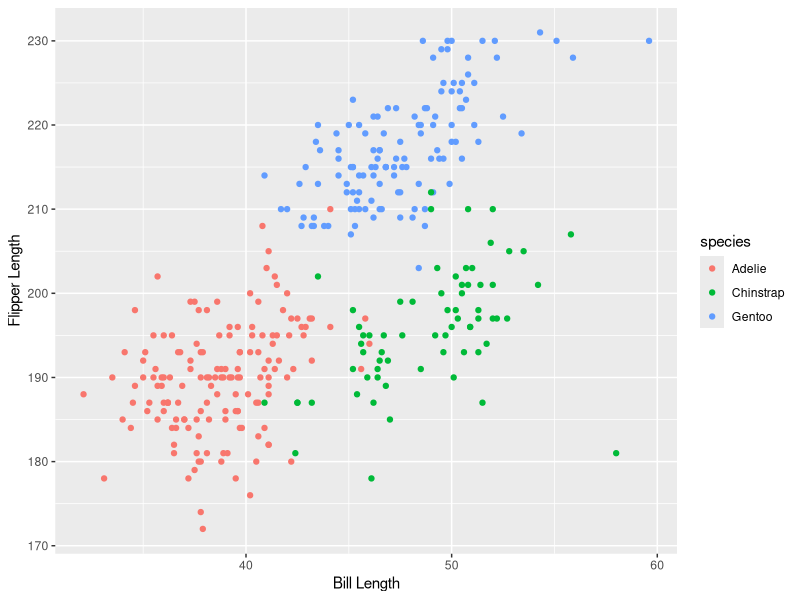

R code for this plot:
## ---- chunk 1
library(tidyverse)
## ---- chunk 2
prob1_df <-
  tibble(
    samp = rnorm(10),
    samp_gt_0 = samp > 0,
    char_vec = c("a", "b", "c", "d", "e", "f", "g", "h", "i", "j"),
    factor_vec = factor(c("low", "low", "low", "mod", "mod", "mod", "mod", "high", "high", "high"))
  )
## ---- chunk 3
mean(pull(prob1_df, samp))
mean(pull(prob1_df, samp_gt_0))
mean(pull(prob1_df, char_vec))
mean(pull(prob1_df, factor_vec))
## ---- chunk 4
as.numeric(pull(prob1_df, samp))
as.numeric(pull(prob1_df, samp_gt_0))
as.numeric(pull(prob1_df, char_vec))
as.numeric(pull(prob1_df, factor_vec))
## ---- chunk 5
as.numeric(pull(prob1_df, samp_gt_0)) * pull(prob1_df, samp)
## ---- chunk 6
data("penguins", package = "palmerpenguins")
## ---- chunk 7
ncol(penguins)
nrow(penguins)
## ---- chunk 8
mean(penguins$flipper_length_mm, na.rm=T)
## ---- chunk 9
penguins %>%
  ggplot(aes(x=bill_length_mm, , y=flipper_length_mm, color=species)) +
  geom_point() +
  xlab("Bill Length") +
  ylab("Flipper Length")

ggsave
